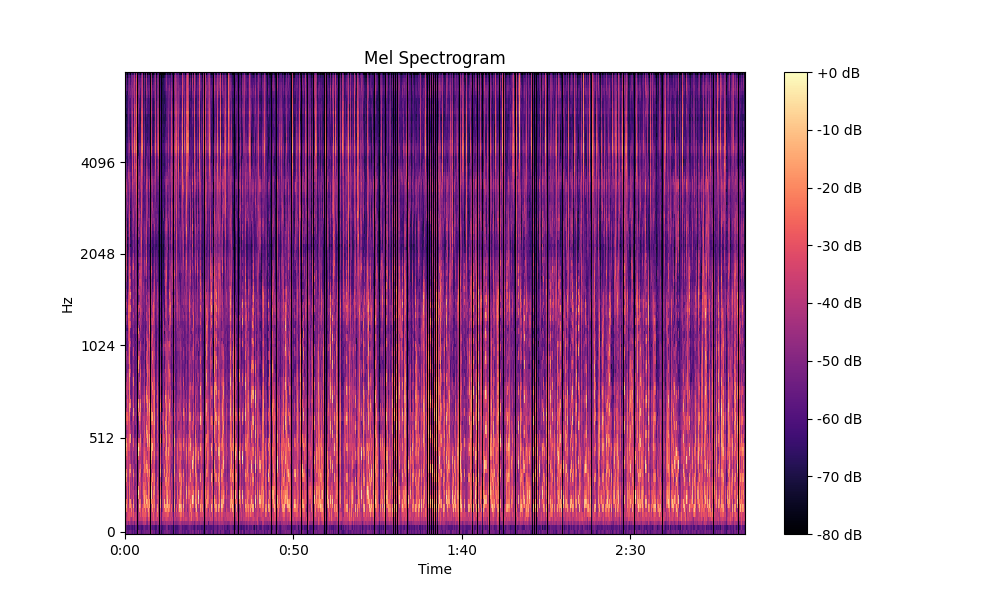

Write the Python code that produced this figure.
import librosa
import librosa.display
import matplotlib.pyplot as plt

# y, sr = librosa.load('../assets/聆小珊-乘客们，请给需要帮助的乘客让个座，谢谢。车辆起步请拉好扶手，投币后，请配合朝里走。下一站终点站。.wav')

y, sr = librosa.load('../assets/伊万卡_CVA01-Conditional Variational Autoencoder with Adversarial Learning for End-to-End Text-to-Speech.wav')

################## 绘制采样信号图 #################

plt.figure(1)
plt.plot(y)
plt.title('Signal')
plt.xlabel('Time (samples)')
plt.ylabel('Amplitude')
plt.savefig('音频频率图.png')

print(y.shape)
print(sr)
print(len(y))


################## 绘制频率振幅特征图 #################

import numpy as np

n_fft = 2048
ft = np.abs(librosa.stft(y[: n_fft], hop_length = n_fft + 1))
plt.figure(2)
plt.plot(ft)
plt.title('Spectrum')
plt.xlabel('Frequency Bin')
plt.ylabel('Amplitude')
plt.savefig('spectrum_tmp.png')

################## 绘制频谱图（测试） #################
import librosa.display

# ...（前面的代码不变）

# 绘制频谱图
plt.figure(3)
librosa.display.specshow(librosa.amplitude_to_db(np.abs(ft), ref=np.max), sr=sr, x_axis='time', y_axis='linear')
plt.colorbar(format='%+2.0f dB')
plt.title('Spectrum')
plt.xlabel('Time')
plt.ylabel('Frequency')
plt.savefig('spectrum.png')


################## 绘制频谱图 #################

plt.figure(4)
spec = np.abs(librosa.stft(y, hop_length=n_fft))
spec = librosa.amplitude_to_db(spec, ref=np.max)
librosa.display.specshow(spec, sr=sr, x_axis='time', y_axis='log')
plt.colorbar(format='%+2.0f dB')
plt.title('Spectrogram')
plt.savefig('spectrogram.png')


################## Mel Spectrogram #################

# 绘制Mel频谱图
plt.figure(5, figsize=(10, 6))
spect = librosa.feature.melspectrogram(y=y, sr=sr, n_fft=2048, hop_length=1024)
mel_spect = librosa.power_to_db(spect, ref=np.max)
librosa.display.specshow(mel_spect, y_axis='mel', fmax=8000, x_axis='time')
plt.title('Mel Spectrogram')
plt.colorbar(format='%+2.f dB')
plt.savefig('mel_spectrogram.png')

################## Mel Scale #################

import numpy as np
import matplotlib.pyplot as plt
import librosa

# 设置线性频率范围，例如从20Hz到20kHz
fmin = 0
fmax = 22050
n_mels = 128  # 设置梅尔滤波器的数量

# 使用librosa的melspectrogram函数来获取梅尔刻度
mels = librosa.mel_frequencies(n_mels=n_mels, fmin=fmin, fmax=fmax)

# 绘制梅尔刻度
plt.figure(6)
plt.plot(mels, label='Mel Scale')
plt.xscale('log')  # 设置x轴为对数尺度，以更好地展示低频和高频之间的关系
plt.xlabel('Frequency (Hz)')
plt.ylabel('Mel')
plt.title('Mel Scale')
plt.legend()
plt.grid(True)
plt.savefig('Mel Scale.png')
plt.show()



# import numpy as np
# import matplotlib.pyplot as plt
# import librosa.display
 
# plt.figure(6)

# # 生成一些数据用于绘图
# x = np.linspace(0, 20000, 1000)
# data = np.sin(x * np.pi * 2 * (697 / 1000.0 + 1 / 10.0 * np.arange(10)))
 
# # 绘制梅尔刻度
# plt.figure()
# librosa.display.mel_freqs(sr=22050, n_mels=128, fmin=0, fmax=8000)
 
# # 绘制数据
# plt.plot(x, data)
# plt.show()